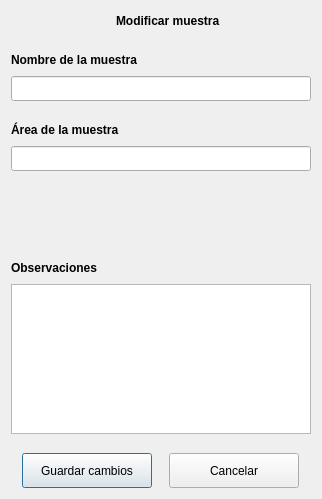
<?xml version="1.0" encoding="UTF-8"?>
<ui version="4.0">
 <class>dlgModificarLesion</class>
 <widget class="QDialog" name="dlgModificarLesion">
  <property name="geometry">
   <rect>
    <x>0</x>
    <y>0</y>
    <width>322</width>
    <height>499</height>
   </rect>
  </property>
  <property name="windowTitle">
   <string>Modificar muestra</string>
  </property>
  <property name="windowIcon">
   <iconset resource="recursos.qrc">
    <normaloff>:/img/logo_icono_nuevo.ico</normaloff>:/img/logo_icono_nuevo.ico</iconset>
  </property>
  <layout class="QGridLayout" name="gridLayout">
   <item row="0" column="0">
    <layout class="QVBoxLayout" name="verticalLayout_4">
     <item>
      <layout class="QHBoxLayout" name="horizontalLayout_2">
       <item>
        <spacer name="horizontalSpacer_2">
         <property name="orientation">
          <enum>Qt::Horizontal</enum>
         </property>
         <property name="sizeHint" stdset="0">
          <size>
           <width>40</width>
           <height>20</height>
          </size>
         </property>
        </spacer>
       </item>
       <item>
        <widget class="QLabel" name="label">
         <property name="maximumSize">
          <size>
           <width>50</width>
           <height>50</height>
          </size>
         </property>
         <property name="text">
          <string/>
         </property>
         <property name="pixmap">
          <pixmap resource="recursos.qrc">:/img/editar_muestra.png</pixmap>
         </property>
         <property name="scaledContents">
          <bool>true</bool>
         </property>
        </widget>
       </item>
       <item>
        <widget class="QLabel" name="etqModLesion">
         <property name="font">
          <font>
           <weight>75</weight>
           <bold>true</bold>
          </font>
         </property>
         <property name="text">
          <string>Modificar muestra</string>
         </property>
        </widget>
       </item>
       <item>
        <spacer name="horizontalSpacer_3">
         <property name="orientation">
          <enum>Qt::Horizontal</enum>
         </property>
         <property name="sizeHint" stdset="0">
          <size>
           <width>40</width>
           <height>20</height>
          </size>
         </property>
        </spacer>
       </item>
      </layout>
     </item>
     <item>
      <spacer name="verticalSpacer_2">
       <property name="orientation">
        <enum>Qt::Vertical</enum>
       </property>
       <property name="sizeType">
        <enum>QSizePolicy::Fixed</enum>
       </property>
       <property name="sizeHint" stdset="0">
        <size>
         <width>20</width>
         <height>13</height>
        </size>
       </property>
      </spacer>
     </item>
     <item>
      <layout class="QVBoxLayout" name="verticalLayout_2">
       <item>
        <layout class="QHBoxLayout" name="horizontalLayout_4">
         <item>
          <widget class="QLabel" name="etqNombre">
           <property name="font">
            <font>
             <weight>75</weight>
             <bold>true</bold>
            </font>
           </property>
           <property name="text">
            <string>Nombre de la muestra</string>
           </property>
          </widget>
         </item>
         <item>
          <spacer name="horizontalSpacer_5">
           <property name="orientation">
            <enum>Qt::Horizontal</enum>
           </property>
           <property name="sizeHint" stdset="0">
            <size>
             <width>40</width>
             <height>20</height>
            </size>
           </property>
          </spacer>
         </item>
        </layout>
       </item>
       <item>
        <widget class="QLineEdit" name="lineaNombre">
         <property name="minimumSize">
          <size>
           <width>300</width>
           <height>25</height>
          </size>
         </property>
         <property name="maximumSize">
          <size>
           <width>16777215</width>
           <height>25</height>
          </size>
         </property>
         <property name="inputMethodHints">
          <set>Qt::ImhLatinOnly|Qt::ImhPreferLatin|Qt::ImhPreferUppercase|Qt::ImhUppercaseOnly</set>
         </property>
         <property name="maxLength">
          <number>40</number>
         </property>
        </widget>
       </item>
      </layout>
     </item>
     <item>
      <spacer name="verticalSpacer_3">
       <property name="orientation">
        <enum>Qt::Vertical</enum>
       </property>
       <property name="sizeType">
        <enum>QSizePolicy::Fixed</enum>
       </property>
       <property name="sizeHint" stdset="0">
        <size>
         <width>20</width>
         <height>13</height>
        </size>
       </property>
      </spacer>
     </item>
     <item>
      <layout class="QVBoxLayout" name="verticalLayout">
       <item>
        <layout class="QHBoxLayout" name="horizontalLayout_3">
         <item>
          <widget class="QLabel" name="etqArea">
           <property name="font">
            <font>
             <weight>75</weight>
             <bold>true</bold>
            </font>
           </property>
           <property name="text">
            <string>Área de la muestra</string>
           </property>
          </widget>
         </item>
         <item>
          <spacer name="horizontalSpacer_4">
           <property name="orientation">
            <enum>Qt::Horizontal</enum>
           </property>
           <property name="sizeHint" stdset="0">
            <size>
             <width>40</width>
             <height>20</height>
            </size>
           </property>
          </spacer>
         </item>
        </layout>
       </item>
       <item>
        <widget class="QLineEdit" name="lineaArea">
         <property name="minimumSize">
          <size>
           <width>300</width>
           <height>25</height>
          </size>
         </property>
         <property name="maximumSize">
          <size>
           <width>16777215</width>
           <height>25</height>
          </size>
         </property>
         <property name="inputMethodHints">
          <set>Qt::ImhLatinOnly|Qt::ImhPreferLatin|Qt::ImhPreferUppercase|Qt::ImhUppercaseOnly</set>
         </property>
         <property name="maxLength">
          <number>40</number>
         </property>
        </widget>
       </item>
      </layout>
     </item>
     <item>
      <layout class="QVBoxLayout" name="verticalLayout_3">
       <item>
        <spacer name="verticalSpacer_6">
         <property name="orientation">
          <enum>Qt::Vertical</enum>
         </property>
         <property name="sizeType">
          <enum>QSizePolicy::Expanding</enum>
         </property>
         <property name="sizeHint" stdset="0">
          <size>
           <width>20</width>
           <height>13</height>
          </size>
         </property>
        </spacer>
       </item>
       <item>
        <layout class="QHBoxLayout" name="horizontalLayout">
         <item>
          <widget class="QLabel" name="etqObservaciones">
           <property name="font">
            <font>
             <weight>75</weight>
             <bold>true</bold>
            </font>
           </property>
           <property name="text">
            <string>Observaciones</string>
           </property>
          </widget>
         </item>
         <item>
          <spacer name="horizontalSpacer">
           <property name="orientation">
            <enum>Qt::Horizontal</enum>
           </property>
           <property name="sizeHint" stdset="0">
            <size>
             <width>40</width>
             <height>20</height>
            </size>
           </property>
          </spacer>
         </item>
        </layout>
       </item>
       <item>
        <widget class="QTextEdit" name="textEditObservaciones">
         <property name="minimumSize">
          <size>
           <width>0</width>
           <height>150</height>
          </size>
         </property>
         <property name="maximumSize">
          <size>
           <width>16777215</width>
           <height>150</height>
          </size>
         </property>
        </widget>
       </item>
      </layout>
     </item>
     <item>
      <spacer name="verticalSpacer_5">
       <property name="orientation">
        <enum>Qt::Vertical</enum>
       </property>
       <property name="sizeType">
        <enum>QSizePolicy::Fixed</enum>
       </property>
       <property name="sizeHint" stdset="0">
        <size>
         <width>20</width>
         <height>13</height>
        </size>
       </property>
      </spacer>
     </item>
     <item>
      <layout class="QHBoxLayout" name="horizontalLayout_5">
       <item>
        <widget class="QPushButton" name="btnModificar">
         <property name="minimumSize">
          <size>
           <width>130</width>
           <height>35</height>
          </size>
         </property>
         <property name="maximumSize">
          <size>
           <width>130</width>
           <height>35</height>
          </size>
         </property>
         <property name="text">
          <string>Guardar cambios</string>
         </property>
         <property name="iconSize">
          <size>
           <width>25</width>
           <height>20</height>
          </size>
         </property>
        </widget>
       </item>
       <item>
        <widget class="QPushButton" name="btnCancelar">
         <property name="minimumSize">
          <size>
           <width>130</width>
           <height>35</height>
          </size>
         </property>
         <property name="maximumSize">
          <size>
           <width>130</width>
           <height>35</height>
          </size>
         </property>
         <property name="text">
          <string>Cancelar</string>
         </property>
         <property name="iconSize">
          <size>
           <width>25</width>
           <height>20</height>
          </size>
         </property>
        </widget>
       </item>
      </layout>
     </item>
    </layout>
   </item>
  </layout>
 </widget>
 <resources>
  <include location="recursos.qrc"/>
 </resources>
 <connections/>
</ui>
